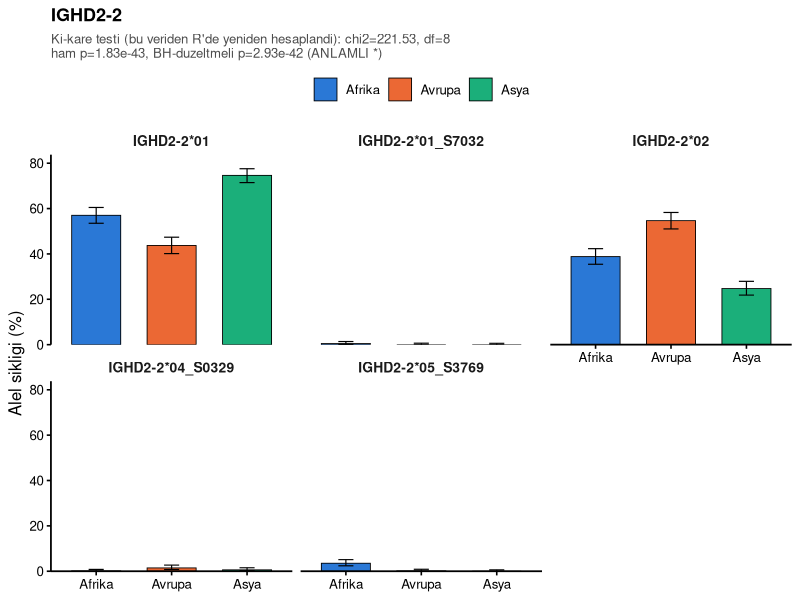
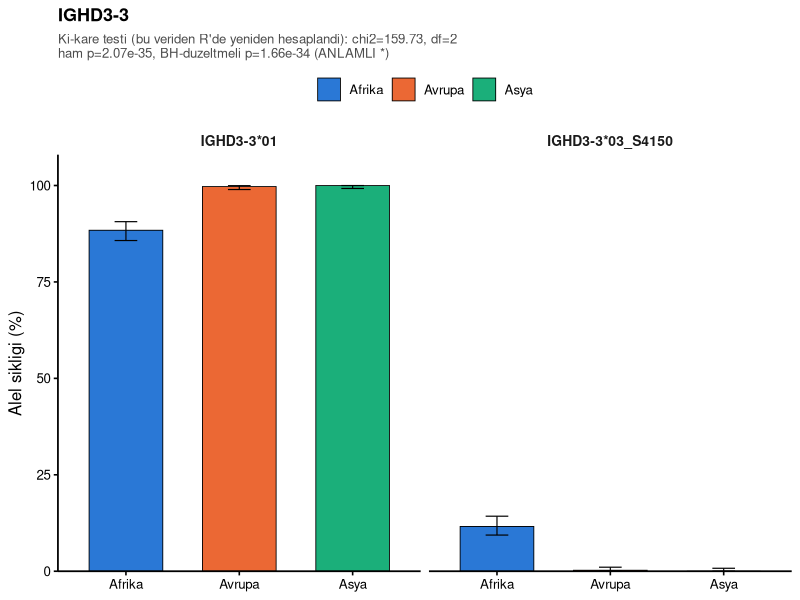
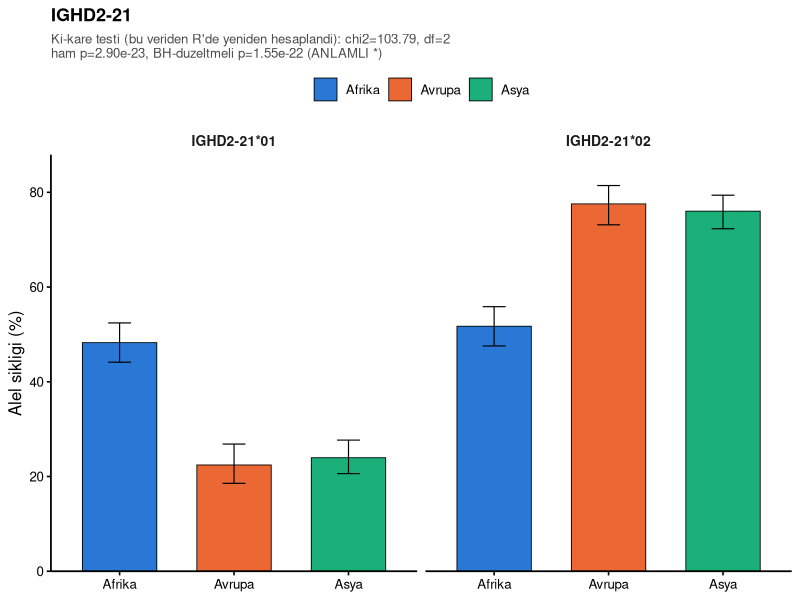
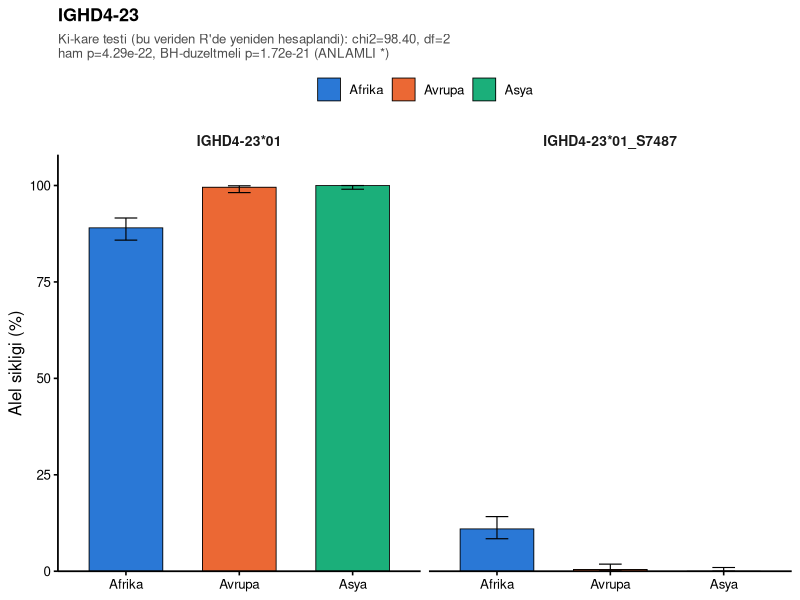
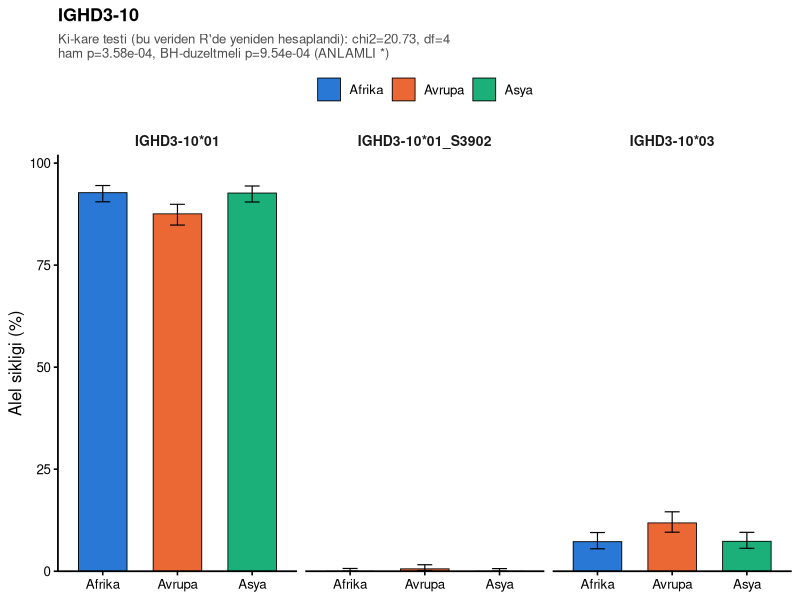
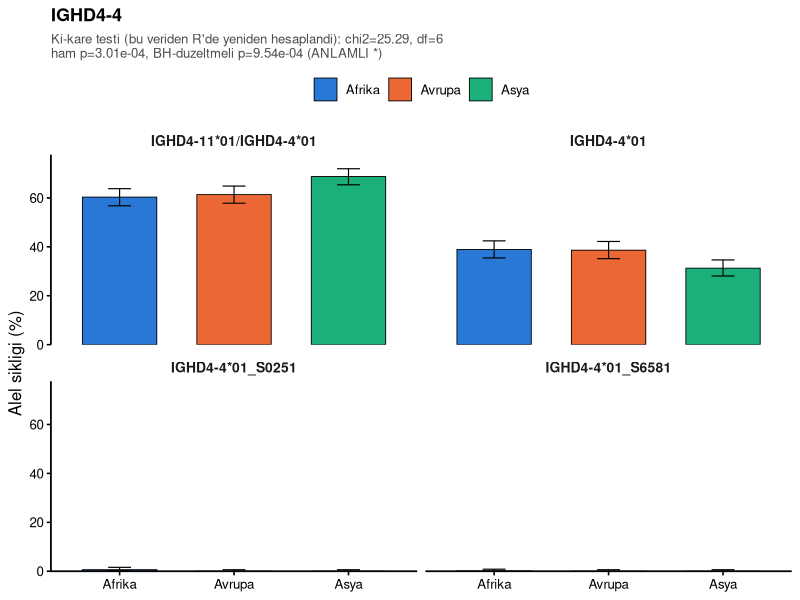
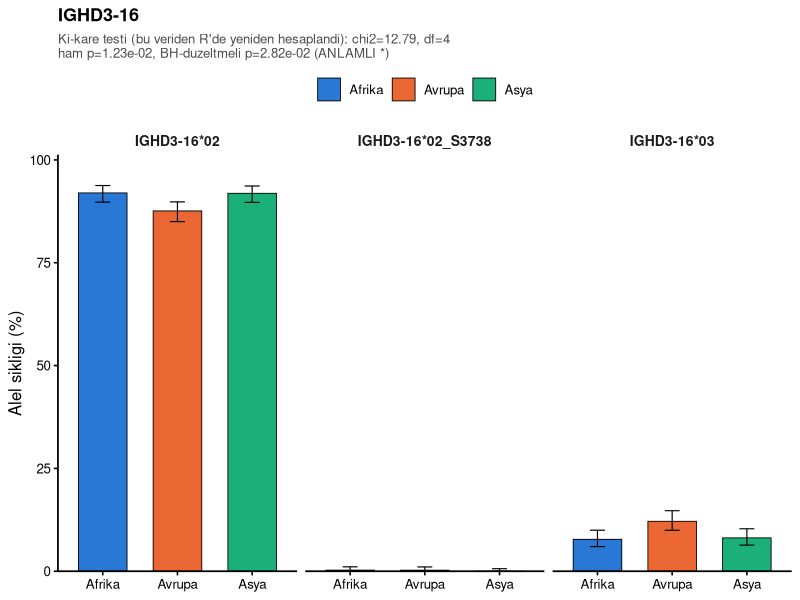

These figures' R source, in order:
# =============================================================================
# D-REGION allele frequency by geography - publication-style bar charts
#
# DATA SOURCE: raw observed haplotype counts from our own analysis of
# KIARVA's real, public 1000 Genomes IGHD genotype data (CC BY-NC 4.0). NOT
# copied from any published article. Same counts as our Excel workbook and
# GraphPad Prism export (single source, cross-checked).
#
# Everything below this one raw table is COMPUTED, not restated: R itself
# builds the per-gene contingency tables, runs the chi-square test of
# independence and the Benjamini-Hochberg correction across all 16 tested
# genes, derives percentages and 95% Wilson confidence intervals, and only
# then plots - nothing is pre-summarized or hardcoded per gene/allele.
# =============================================================================

library(ggplot2)

raw_csv <- "gene,allele,region,count
IGHD2-2,IGHD2-2*01,Africa,454
IGHD2-2,IGHD2-2*01,Europe,327
IGHD2-2,IGHD2-2*01,Asia,603
IGHD2-2,IGHD2-2*01_S7032,Africa,4
IGHD2-2,IGHD2-2*01_S7032,Europe,0
IGHD2-2,IGHD2-2*01_S7032,Asia,0
IGHD2-2,IGHD2-2*02,Africa,309
IGHD2-2,IGHD2-2*02,Europe,409
IGHD2-2,IGHD2-2*02,Asia,200
IGHD2-2,IGHD2-2*04_S0329,Africa,1
IGHD2-2,IGHD2-2*04_S0329,Europe,11
IGHD2-2,IGHD2-2*04_S0329,Asia,5
IGHD2-2,IGHD2-2*05_S3769,Africa,28
IGHD2-2,IGHD2-2*05_S3769,Europe,1
IGHD2-2,IGHD2-2*05_S3769,Asia,0
IGHD2-21,IGHD2-21*01,Africa,279
IGHD2-21,IGHD2-21*01,Europe,92
IGHD2-21,IGHD2-21*01,Asia,140
IGHD2-21,IGHD2-21*02,Africa,299
IGHD2-21,IGHD2-21*02,Europe,318
IGHD2-21,IGHD2-21*02,Asia,444
IGHD2-8,IGHD2-8*01,Africa,531
IGHD2-8,IGHD2-8*01,Europe,482
IGHD2-8,IGHD2-8*01,Asia,448
IGHD2-8,IGHD2-8*02,Africa,79
IGHD2-8,IGHD2-8*02,Europe,80
IGHD2-8,IGHD2-8*02,Asia,82
IGHD3-10,IGHD3-10*01,Africa,653
IGHD3-10,IGHD3-10*01,Europe,599
IGHD3-10,IGHD3-10*01,Asia,682
IGHD3-10,IGHD3-10*01_S3902,Africa,0
IGHD3-10,IGHD3-10*01_S3902,Europe,4
IGHD3-10,IGHD3-10*01_S3902,Asia,0
IGHD3-10,IGHD3-10*03,Africa,51
IGHD3-10,IGHD3-10*03,Europe,81
IGHD3-10,IGHD3-10*03,Asia,54
IGHD3-16,IGHD3-16*02,Africa,688
IGHD3-16,IGHD3-16*02,Europe,671
IGHD3-16,IGHD3-16*02,Asia,713
IGHD3-16,IGHD3-16*02_S3738,Africa,2
IGHD3-16,IGHD3-16*02_S3738,Europe,2
IGHD3-16,IGHD3-16*02_S3738,Asia,0
IGHD3-16,IGHD3-16*03,Africa,58
IGHD3-16,IGHD3-16*03,Europe,93
IGHD3-16,IGHD3-16*03,Asia,63
IGHD3-3,IGHD3-3*01,Africa,617
IGHD3-3,IGHD3-3*01,Europe,762
IGHD3-3,IGHD3-3*01,Asia,624
IGHD3-3,IGHD3-3*03_S4150,Africa,81
IGHD3-3,IGHD3-3*03_S4150,Europe,2
IGHD3-3,IGHD3-3*03_S4150,Asia,0
IGHD4-17,IGHD4-17*01,Africa,339
IGHD4-17,IGHD4-17*01,Europe,336
IGHD4-17,IGHD4-17*01,Asia,352
IGHD4-17,IGHD4-17*01/IGHD4-4*01_S0251,Africa,351
IGHD4-17,IGHD4-17*01/IGHD4-4*01_S0251,Europe,346
IGHD4-17,IGHD4-17*01/IGHD4-4*01_S0251,Asia,362
IGHD4-23,IGHD4-23*01,Africa,438
IGHD4-23,IGHD4-23*01,Europe,434
IGHD4-23,IGHD4-23*01,Asia,492
IGHD4-23,IGHD4-23*01_S7487,Africa,54
IGHD4-23,IGHD4-23*01_S7487,Europe,2
IGHD4-23,IGHD4-23*01_S7487,Asia,0
IGHD4-4,IGHD4-11*01/IGHD4-4*01,Africa,467
IGHD4-4,IGHD4-11*01/IGHD4-4*01,Europe,469
IGHD4-4,IGHD4-11*01/IGHD4-4*01,Asia,543
IGHD4-4,IGHD4-4*01,Africa,301
IGHD4-4,IGHD4-4*01,Europe,295
IGHD4-4,IGHD4-4*01,Asia,247
IGHD4-4,IGHD4-4*01_S0251,Africa,5
IGHD4-4,IGHD4-4*01_S0251,Europe,0
IGHD4-4,IGHD4-4*01_S0251,Asia,0
IGHD4-4,IGHD4-4*01_S6581,Africa,1
IGHD4-4,IGHD4-4*01_S6581,Europe,0
IGHD4-4,IGHD4-4*01_S6581,Asia,0
IGHD5-18,IGHD5-18*01,Africa,533
IGHD5-18,IGHD5-18*01,Europe,547
IGHD5-18,IGHD5-18*01,Asia,509
IGHD5-18,IGHD5-18*02,Africa,43
IGHD5-18,IGHD5-18*02,Europe,57
IGHD5-18,IGHD5-18*02,Asia,47
IGHD5-18/5-5,IGHD5-18*01/IGHD5-5*01,Africa,704
IGHD5-18/5-5,IGHD5-18*01/IGHD5-5*01,Europe,720
IGHD5-18/5-5,IGHD5-18*01/IGHD5-5*01,Asia,677
IGHD5-18/5-5,IGHD5-18*02,Africa,28
IGHD5-18/5-5,IGHD5-18*02,Europe,34
IGHD5-18/5-5,IGHD5-18*02,Asia,27
IGHD5-18/5-5,IGHD5-5*01_S6943,Africa,2
IGHD5-18/5-5,IGHD5-5*01_S6943,Europe,0
IGHD5-18/5-5,IGHD5-5*01_S6943,Asia,0
IGHD5-5,IGHD5-5*01,Africa,584
IGHD5-5,IGHD5-5*01,Europe,662
IGHD5-5,IGHD5-5*01,Asia,504
IGHD5-5,IGHD5-5*01_S6943,Africa,2
IGHD5-5,IGHD5-5*01_S6943,Europe,0
IGHD5-5,IGHD5-5*01_S6943,Asia,0
IGHD6-13,IGHD6-13*01,Africa,769
IGHD6-13,IGHD6-13*01,Europe,765
IGHD6-13,IGHD6-13*01,Asia,789
IGHD6-13,IGHD6-13*01_S0744,Africa,2
IGHD6-13,IGHD6-13*01_S0744,Europe,1
IGHD6-13,IGHD6-13*01_S0744,Asia,1
IGHD6-13,IGHD6-13*01_S5237,Africa,1
IGHD6-13,IGHD6-13*01_S5237,Europe,0
IGHD6-13,IGHD6-13*01_S5237,Asia,2
IGHD6-19,IGHD6-19*01,Africa,757
IGHD6-19,IGHD6-19*01,Europe,752
IGHD6-19,IGHD6-19*01,Asia,771
IGHD6-19,IGHD6-19*01_S2183,Africa,1
IGHD6-19,IGHD6-19*01_S2183,Europe,0
IGHD6-19,IGHD6-19*01_S2183,Asia,1
IGHD6-25,IGHD6-25*01,Africa,546
IGHD6-25,IGHD6-25*01,Europe,529
IGHD6-25,IGHD6-25*01,Asia,586
IGHD6-25,IGHD6-25*01_S2758,Africa,0
IGHD6-25,IGHD6-25*01_S2758,Europe,1
IGHD6-25,IGHD6-25*01_S2758,Asia,0
IGHD6-6,IGHD6-6*01,Africa,753
IGHD6-6,IGHD6-6*01,Europe,786
IGHD6-6,IGHD6-6*01,Asia,640
IGHD6-6,IGHD6-6*01_S1911,Africa,1
IGHD6-6,IGHD6-6*01_S1911,Europe,0
IGHD6-6,IGHD6-6*01_S1911,Asia,0
"

# ---- 1) parse the raw table - this is the ONLY hardcoded input; every
#         number below is computed from it, nothing is pre-summarized ------
raw_long <- read.csv(text = raw_csv, stringsAsFactors = FALSE)
gene_order <- unique(raw_long$gene)
raw_long$gene   <- factor(raw_long$gene, levels = gene_order)
raw_long$region <- factor(raw_long$region, levels = c("Africa", "Europe", "Asia"))
region_tr <- c(Africa = "Afrika", Europe = "Avrupa", Asia = "Asya")
raw_long$region_label <- factor(region_tr[as.character(raw_long$region)], levels = region_tr)

# ---- 2) percentages + 95% Wilson confidence intervals (base R, no extra pkg) ----
totals <- aggregate(count ~ gene + region, data = raw_long, sum)
names(totals)[3] <- "total"
raw_long <- merge(raw_long, totals, by = c("gene", "region"))
raw_long$pct <- 100 * raw_long$count / raw_long$total

ci <- t(mapply(function(x, n) {
  if (n == 0) return(c(NA_real_, NA_real_))
  100 * prop.test(x, n, correct = TRUE)$conf.int
}, raw_long$count, raw_long$total))
raw_long$ci_low  <- ci[, 1]
raw_long$ci_high <- ci[, 2]

# ---- 3) chi-square test of independence, per gene, built straight from
#         raw_long via xtabs (allele x region contingency table) - then ONE
#         Benjamini-Hochberg correction across all 16 tested genes (the
#         correct family of tests, not just the ones that end up significant)
chi_results <- do.call(rbind, lapply(split(raw_long, raw_long$gene), function(sub) {
  tab <- xtabs(count ~ allele + region, data = sub)
  test <- suppressWarnings(chisq.test(tab))
  data.frame(gene = unique(sub$gene), n_allele = nrow(tab),
             chi2 = unname(test$statistic), df = unname(test$parameter),
             p_raw = test$p.value, stringsAsFactors = FALSE)
}))
chi_results$p_BH <- p.adjust(chi_results$p_raw, method = "BH")
chi_results <- chi_results[order(chi_results$p_BH), ]
cat("\n==== Ki-kare testi, TUM 16 test edilen gen (BH duzeltmesi bu tam kumeye gore) ====\n")
print(chi_results, row.names = FALSE)

sig_genes <- chi_results$gene[chi_results$p_BH < 0.05]
cat(sprintf("\n%d / %d gen istatistiksel olarak anlamli (BH p<0.05): %s\n",
            length(sig_genes), nrow(chi_results), paste(sig_genes, collapse = ", ")))

# ---- 4) GraphPad Prism-style theme ------------------------------------------
theme_prism <- theme_bw(base_size = 12) +
  theme(
    panel.grid       = element_blank(),
    panel.border     = element_blank(),
    axis.line        = element_line(color = "black", size = 0.6),  # `size` (not linewidth) for compat with older ggplot2
    axis.ticks       = element_line(color = "black"),
    axis.text        = element_text(color = "black"),
    strip.background = element_blank(),
    strip.text       = element_text(face = "bold", size = 10),
    legend.position  = "top",
    legend.title     = element_blank(),
    plot.title       = element_text(face = "bold", size = 13),
    plot.subtitle    = element_text(size = 9.5, color = "grey30"),
    text             = element_text(family = "sans")
  )

region_colors <- c(Afrika = "#2A78D6", Avrupa = "#EB6834", Asya = "#1BAF7A")

# ---- 5) one figure per SIGNIFICANT gene, one facet panel per allele (never
#         combined into a single set of bars - each allele keeps its own
#         separate panel) ----------------------------------------------------
for (g in sig_genes) {
  sub  <- subset(raw_long, gene == g)
  stat <- subset(chi_results, gene == g)
  subtitle <- sprintf("Ki-kare testi (bu veriden R'de yeniden hesaplandi): chi2=%.2f, df=%d\nham p=%.2e, BH-duzeltmeli p=%.2e (ANLAMLI *)",
                       stat$chi2, stat$df, stat$p_raw, stat$p_BH)

  p <- ggplot(sub, aes(x = region_label, y = pct, fill = region_label)) +
    geom_col(width = 0.65, color = "black", size = 0.3) +
    geom_errorbar(aes(ymin = ci_low, ymax = ci_high), width = 0.2, size = 0.4, color = "black") +
    facet_wrap(~ allele) +
    scale_fill_manual(values = region_colors) +
    scale_y_continuous(limits = c(0, NA), expand = expansion(mult = c(0, 0.08))) +
    labs(title = as.character(g), subtitle = subtitle, x = NULL, y = "Alel sikligi (%)") +
    theme_prism

  print(p)
}
